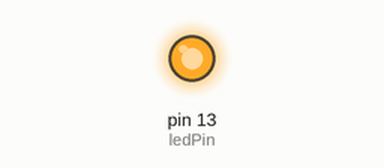
A sketch run on a simulated Arduino Uno, built with avr-gcc and run on an emulated ATmega328P. Shown: output pins drawn as LEDs (lit = HIGH). What the sketch prints to the serial monitor is not drawn.

Above: at 13.4 s.
At 18.4 s:
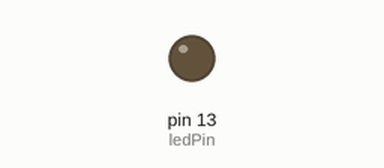
Timing chart, 0 to 19.9 s (numbered marks = the images above):
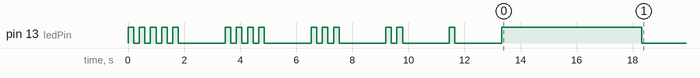

The sketch:

Jephthah.ino
```cpp
int startValue = 5;
int ledPin     = 13;


void flashLED(int times) {
  int i = times;
  while (i > 0) {
    digitalWrite(ledPin, HIGH);
    delay(200);
    digitalWrite(ledPin, LOW);
    delay(200);
    i = i - 1;
  }
}

void setup() {
  pinMode(ledPin, OUTPUT);
  Serial.begin(9600);

  Serial.println(" countdown starting");

  int count = startValue;

  while (count > 0) {
    Serial.print("count: ");
    Serial.println(count);
    flashLED(count);
    delay(1464);
    count = count - 1;
  }

  Serial.println("finish");
  digitalWrite(ledPin, HIGH);
  delay(5000);
  digitalWrite(ledPin, LOW);
}

void loop() {

}
```
